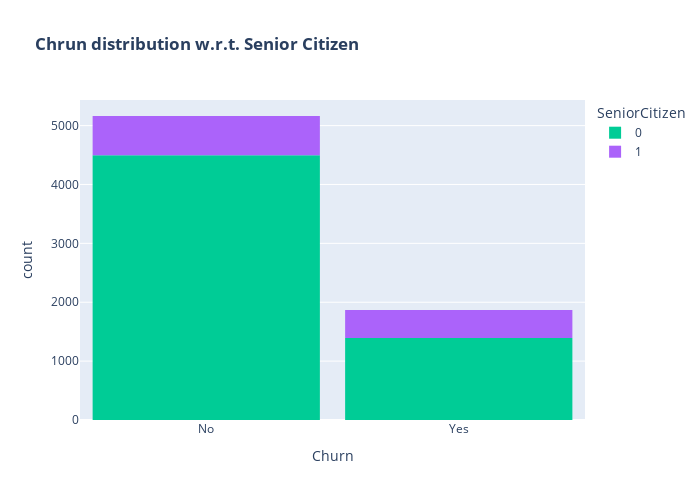

This figure's notebook cell:
### Code cell
color_map = {"Yes": '#00CC96', "No": '#B6E880'}
fig = px.histogram(telco_data, x="Churn", color="SeniorCitizen", title="<b>Chrun distribution w.r.t. Senior Citizen</b>", color_discrete_map=color_map)
fig.update_layout(width=700, height=500, bargap=0.1)
fig.show()

### Figure 1 — Plotly figure (JSON) as saved in the notebook; plotly's stock layout.template omitted (floating-point values rounded to 4 significant figures; data arrays with more than 128 entries replaced by an {"elided": "..."} marker saying what was removed)
{"data": [{"alignmentgroup": "True", "bingroup": "x", "hovertemplate": "SeniorCitizen=0<br>Churn=%{x}<br>count=%{y}<extra></extra>", "legendgroup": "0", "marker": {"color": "#00cc96"}, "name": "0", "offsetgroup": "0", "orientation": "v", "showlegend": true, "type": "histogram", "x": {"elided": "5890 str values"}, "xaxis": "x", "yaxis": "y"}, {"alignmentgroup": "True", "bingroup": "x", "hovertemplate": "SeniorCitizen=1<br>Churn=%{x}<br>count=%{y}<extra></extra>", "legendgroup": "1", "marker": {"color": "#ab63fa"}, "name": "1", "offsetgroup": "1", "orientation": "v", "showlegend": true, "type": "histogram", "x": {"elided": "1142 str values"}, "xaxis": "x", "yaxis": "y"}], "layout": {"bargap": 0.1, "barmode": "relative", "height": 500, "legend": {"title": {"text": "SeniorCitizen"}, "tracegroupgap": 0}, "title": {"text": "<b>Chrun distribution w.r.t. Senior Citizen</b>"}, "width": 700, "xaxis": {"anchor": "y", "domain": [0, 1], "title": {"text": "Churn"}}, "yaxis": {"anchor": "x", "domain": [0, 1], "title": {"text": "count"}}}}
